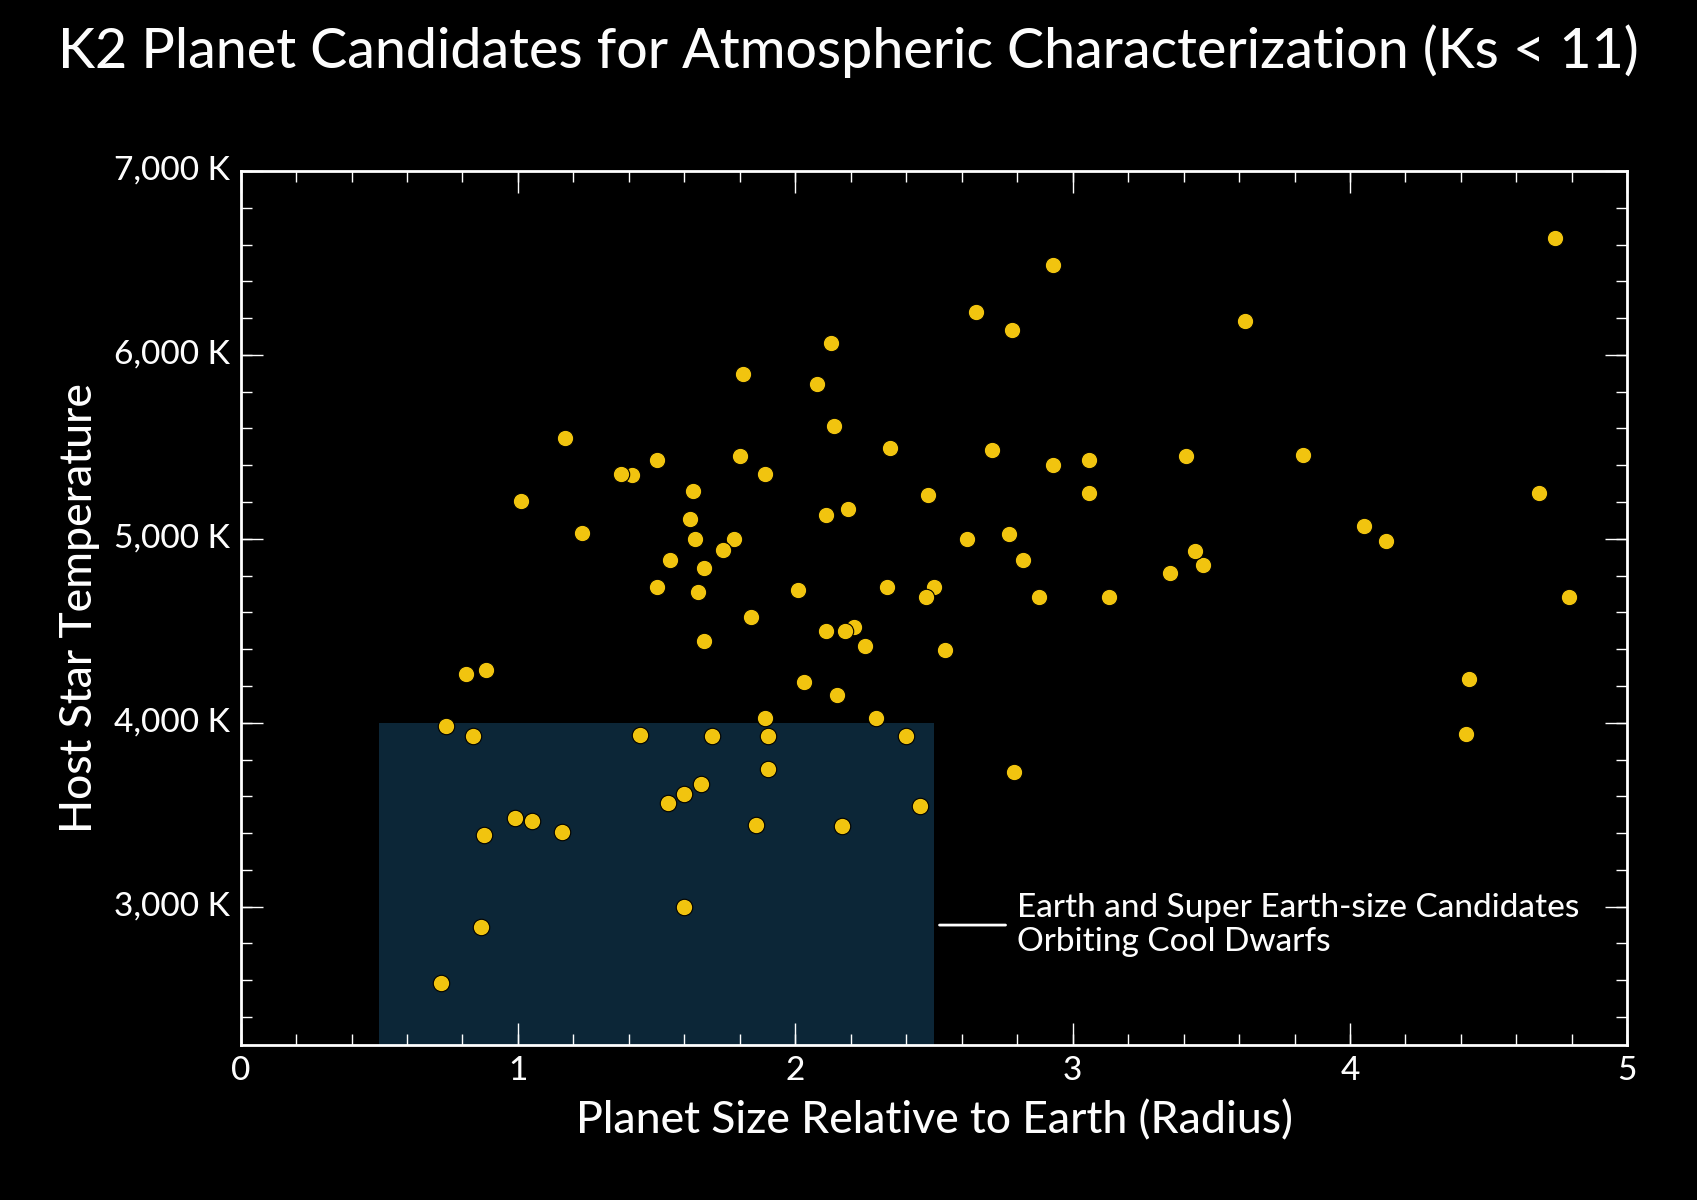

Here is the Python script that generated this plot:
import matplotlib.pyplot as pl
from matplotlib.ticker import MultipleLocator
from matplotlib import style

import seaborn as sns
import pandas as pd

SHOW_KEPLER = False
K_MAGNITUDE_CUT = 11
OUTPUT_PREFIX = 'k2-planets-for-atmospheric-characterization'
OUTPUT_SUFFIX = '.png'

if SHOW_KEPLER:
    OUTPUT_PREFIX += '-with-kepler'

palette = sns.color_palette(['#f1c40f', '#2980b9'])
style.use('../styles/black.mplstyle')

k2_df = pd.read_csv('../data/k2-planets.csv')
k2_df = k2_df[k2_df.st_k2 <= K_MAGNITUDE_CUT]

print('Plotting {} points.'.format(len(k2_df)))

fig = pl.figure()
pl.fill_between([.5, .5, 2.5, 2.5, .5],
                [2000, 4000, 4000, 2000, 2000],
                zorder=-1, alpha=0.3,
                facecolor=palette[1],
                lw=0)
pl.plot([.5, .5, 2.5, 2.5, .5],
                [2000, 4000, 4000, 2000, 2000],
                zorder=-1, alpha=1,
                color='white',
                lw=1.5, linestyle='dotted',
                dashes=[2, 4])
pl.scatter(k2_df.pl_rade, k2_df.st_teff,
           lw=0.4, s=35, label='K2',
           facecolor=palette[0], edgecolor='black',
           zorder=30)

if SHOW_KEPLER:
    kepler_df = pd.read_csv('../data/kepler-candidates.csv')
    kepler_df = kepler_df[kepler_df.koi_kmag <= K_MAGNITUDE_CUT]
    pl.scatter(kepler_df.koi_prad, kepler_df.koi_steff,
               lw=0.4, s=35, label='Kepler',
               facecolor='#2980b9', edgecolor='black',
               zorder=20)

pl.legend(bbox_to_anchor=(0., 1., 1., 0.),
          loc=8,
          ncol=2,
          borderaxespad=0.,
          handlelength=0.8,
          frameon=False)

# Annotations
pl.annotate("Earth and Super Earth-size Candidates\n"
            "Orbiting Cool Dwarfs",
            #style='italic',
            xy=(2.5, 2900), xycoords='data',
            xytext=(2.8, 2900), textcoords='data',
            va="center", size=12,
            arrowprops=dict(arrowstyle="-", lw=1)
            )
pl.suptitle("Planet Candidates for Atmospheric Characterization (Ks < 11)")

# Axes
pl.yticks([3000, 4000, 5000, 6000, 7000],
          ['3,000 K', '4,000 K', '5,000 K', '6,000 K', '7,000 K'])
pl.axes().xaxis.set_minor_locator(MultipleLocator(0.5))
pl.axes().yaxis.set_minor_locator(MultipleLocator(500))
pl.xlim(0.0, 5)
pl.ylim(2250, 7000)
pl.xlabel('Planet Size Relative to Earth (Radius)')
pl.ylabel('Host Star Temperature')

pl.tight_layout(rect=(0, 0, 1, 0.92))
output_fn = OUTPUT_PREFIX + OUTPUT_SUFFIX
print('Writing {}'.format(output_fn))
pl.savefig(output_fn, dpi=200)
pl.close()
